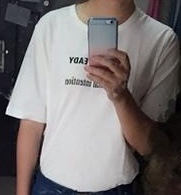
#> input picture VLA_model/Image_processing/input.jpg, 181 x 195 px
$ python -i image_feature.py   (imports and definitions only)   (older library calls are emulated)
#> lines starting #> are read from the running program, lines starting #| are printed output that depends on the picture
#> further down, picture is the input picture: PIL image 181x195 RGB; mean R, G, B 124.2, 118.3, 118.2
import numpy as np
from PIL import Image
import cv2


def compute_quality_features(img: Image.Image):
    # Convert once to uint8 RGB
    rgb_u8 = np.array(img.convert("RGB"))          # uint8 in [0, 255]
    arr_rgb = rgb_u8.astype(np.float32) / 255.0    # float32 in [0, 1]

    # Grayscale: keep both uint8 and float32 versions
    gray_u8 = cv2.cvtColor(rgb_u8, cv2.COLOR_RGB2GRAY)          # uint8
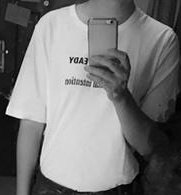
#> gray_u8: shape (195, 181); min 0, max 251, mean 120.1
    arr_gray = gray_u8.astype(np.float32) / 255.0               # float32 in [0, 1]

    # --- 1. Luminance statistics ---
    lum = arr_rgb.mean(axis=2)
    lum_mean = lum.mean()
#> lum_mean = 0.472
    lum_std = lum.std()
#> lum_std = 0.294
    lum_coef = lum_std / (lum_mean + 1e-6)
#> lum_coef = 0.624

    # --- 2. Sharpness (Laplacian variance) ---
    # Use uint8 as input to Laplacian to avoid unsupported type combos
    lap = cv2.Laplacian(gray_u8, cv2.CV_64F)
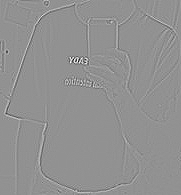
#> lap: shape (195, 181) float64; min -459, max 344, mean 0; drawn with min black and max white
    sharpness = lap.var()
#> sharpness = 742.9

    # --- 3. Edge density ---
    edges = cv2.Canny(gray_u8, 100, 200)
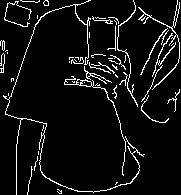
#> edges: shape (195, 181); 6.6% white in thin lines or dots
    edge_density = edges.mean()
#> edge_density = 16.86

    # --- 4. Saturation statistics (HSV) ---
    hsv = cv2.cvtColor(rgb_u8, cv2.COLOR_RGB2HSV)
#> hsv: shape (195, 181, 3); mean H, S, V 69.4, 44, 127.6
    sat = hsv[:, :, 1].astype(np.float32) / 255.0
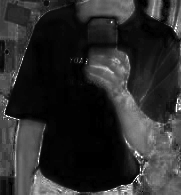
#> sat: shape (195, 181) float32; min 0, max 1, mean 0.173
    sat_mean = sat.mean()
#> sat_mean = 0.173
    sat_std = sat.std()
#> sat_std = 0.178

    # --- 5. Noise level estimation ---
    # Estimate noise as high-frequency energy after a light blur
    blurred = cv2.GaussianBlur(arr_gray, (3, 3), 0)
    noise_map = arr_gray - blurred
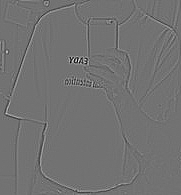
#> noise_map: shape (195, 181) float32; min -0.299, max 0.366, mean -1.24e-05; drawn with min black and max white
    noise_level = np.mean(np.abs(noise_map))
#> noise_level = 0.0108

    # --- 6. White balance deviation ---
    r_mean, g_mean, b_mean = arr_rgb.mean(axis=(0, 1))
#> r_mean = 0.487; g_mean = 0.464; b_mean = 0.463
    wb_dev = np.sqrt(
        (r_mean - g_mean) ** 2 +
        (g_mean - b_mean) ** 2 +
        (b_mean - r_mean) ** 2
    )
#> wb_dev = 0.033

    # --- 7. Color variance ---
    color_variance = arr_rgb.reshape(-1, 3).var(axis=0).mean()
#> color_variance = 0.0875

    return np.array([
        lum_mean, lum_std, lum_coef,
        sharpness, edge_density,
        sat_mean, sat_std,
        noise_level,
        wb_dev,
        color_variance
    ], dtype=np.float32)

>>> from PIL import Image
>>> picture = Image.open('input.jpg')
>>> result = compute_quality_features(picture)
#> result = [0.472, 0.294, 0.624, 742.9, 16.86, 0.173, 0.178, 0.0108, 0.033, 0.0875]
